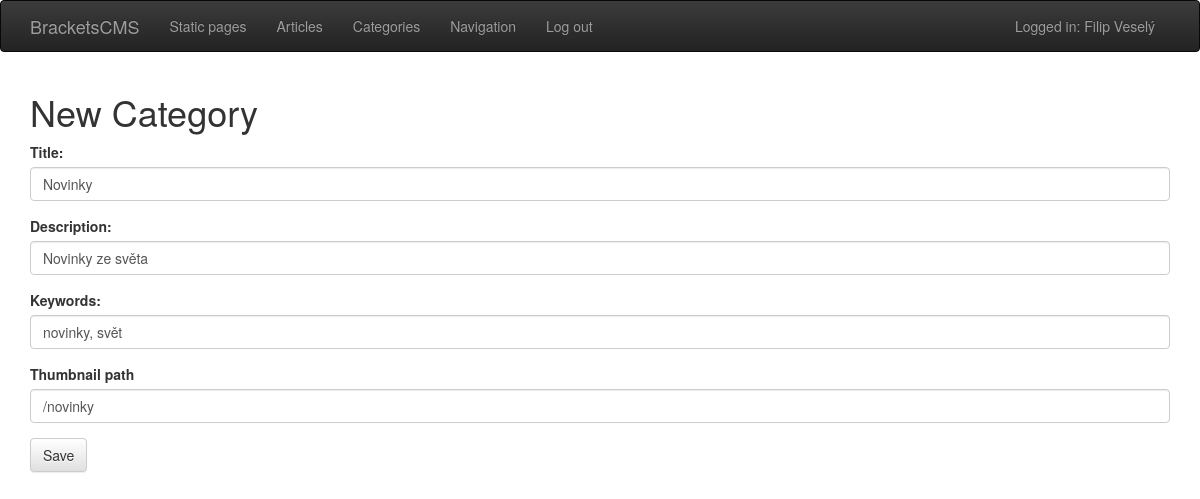
The page /cms-admin/category/edit/novinky/ (signed in) on the database its author committed.
### cms/models.py (models this page shows, shortened)
class Category(models.Model):
    title = models.CharField(max_length=250)
    description = models.CharField(max_length=250)
    keywords = models.CharField(max_length=250)
    url = models.CharField(max_length=500, unique=True)
    thumbnail_path = models.CharField(max_length=500)
    author = models.ForeignKey(User, on_delete=models.CASCADE)

### cms_admin/views.py (the view)
# urls.py: url(r'^category/edit/(?P<url>[\w-]+)/$', views.category_edit, name='category_edit'),
@login_required
def category_edit(request, url):
    post = get_object_or_404(Category, url=url)
    if request.method == "POST":
        form = CategoryForm(request.POST, instance=post)
        if form.is_valid():
            post = form.save(commit=False)
            post.url = generate_url(post.title)
            post.author = request.user
            post.save()
            return redirect('category_detail', url=post.url)
    else:
        form = CategoryForm(instance=post)
    return render(request, 'admin/create-category.html', {'form': form})

### cms_admin/forms.py
class CategoryForm(forms.ModelForm):
    class Meta:
        model = Category
        fields = ('title', 'description', 'keywords', 'thumbnail_path')

### cms/context_preprocessors.py (called while the page is built)
def config_meta(request):
    result_dictionary = {}
    with open(os.path.join(BASE_DIR, 'cms/config/config.json')) as json_data:
        data = json.load(json_data)
        result_dictionary['site_title'] = data["site_config"]["title"]
        result_dictionary['site_description'] = data["site_config"]["description"]
        result_dictionary['site_keywords'] = data["site_config"]["keywords"]
    return result_dictionary

def navigation(request):
    return {"navigation_items": MenuItem.get_all_top_level()}

### cms/models.py (called while the page is built)
    @staticmethod
    def get_all_top_level():
        return MenuItem.objects.all().filter(parent=0)

### cms/templatetags/filters.py (called while the page is built)
@register.filter(name='addclass')
def add_class(value, arg):
    return value.as_widget(attrs={'class': arg})

### cms_admin/context_preprocessors.py (called while the page is built)
def full_user_name(request):
    result_dictionary = {}
    if request.user.is_authenticated():
        result_dictionary["user_full_name"] = request.user.first_name + " " + request.user.last_name
        result_dictionary["logged_in"] = True
    else:
        result_dictionary["logged_in"] = False
    return result_dictionary

### templates/admin/create-category.html (shortened to what this page needs)
{% extends 'admin/admin-base.html' %}
{% load filters %}
{% block content %}
    <h1>New Category</h1>
    <form method="POST">
        <div class="form-group">
            <label for="title">Title: </label>
            {{ form.title|addclass:'form-control' }}
        </div>
        <div class="form-group">
            <label for="title">Description: </label>
            {{ form.description|addclass:'form-control' }}
        </div>
        <div class="form-group">
            <label for="title">Keywords: </label>
            {{ form.keywords|addclass:'form-control' }}
        </div>
        <div class="form-group">
            <label for="title">Thumbnail path </label>
            {{ form.thumbnail_path|addclass:'form-control' }}
        </div>
        <input type="submit" name="submit" value="Save" class="btn btn-default" />
    </form>
{% endblock %}

### rows shown on the page
Category: title "Novinky", description "Novinky ze světa", keywords "novinky, svět", thumbnail_path "/novinky"

### other values the page prints
{{ user_full_name }} "Filip Veselý"
